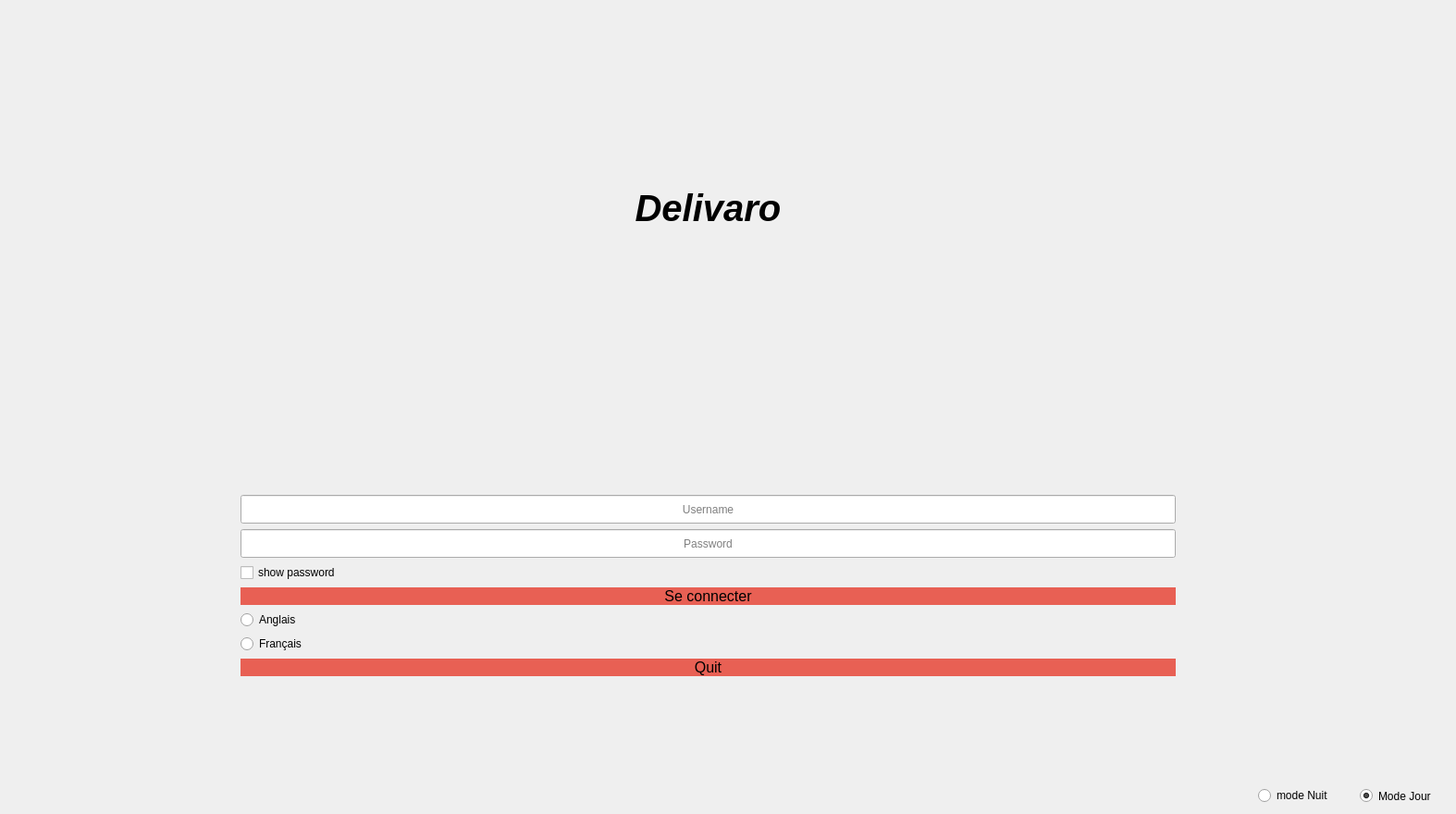
      <widget class="QWidget" name="authentification">
       <widget class="QWidget" name="layoutWidget_11">
        <property name="geometry">
         <rect>
          <x>260</x>
          <y>-80</y>
          <width>1011</width>
          <height>811</height>
         </rect>
        </property>
        <layout class="QVBoxLayout" name="verticalLayout_28">
         <item>
          <widget class="QLabel" name="titre">
           <property name="font">
            <font>
             <pointsize>30</pointsize>
             <weight>75</weight>
             <italic>true</italic>
             <bold>true</bold>
             <underline>false</underline>
            </font>
           </property>
           <property name="contextMenuPolicy">
            <enum>Qt::NoContextMenu</enum>
           </property>
           <property name="text">
            <string>Delivaro</string>
           </property>
           <property name="textFormat">
            <enum>Qt::PlainText</enum>
           </property>
           <property name="scaledContents">
            <bool>false</bool>
           </property>
           <property name="alignment">
            <set>Qt::AlignCenter</set>
           </property>
          </widget>
         </item>
         <item>
          <layout class="QVBoxLayout" name="verticalLayout_29">
           <item>
            <widget class="QLineEdit" name="lineEdit_login">
             <property name="maximumSize">
              <size>
               <width>16777215</width>
               <height>31</height>
              </size>
             </property>
             <property name="autoFillBackground">
              <bool>false</bool>
             </property>
             <property name="alignment">
              <set>Qt::AlignCenter</set>
             </property>
             <property name="placeholderText">
              <string>Username</string>
             </property>
            </widget>
           </item>
           <item>
            <widget class="QLineEdit" name="lineEdit_password">
             <property name="maximumSize">
              <size>
               <width>16777215</width>
               <height>31</height>
              </size>
             </property>
             <property name="inputMethodHints">
              <set>Qt::ImhHiddenText|Qt::ImhNoAutoUppercase|Qt::ImhNoPredictiveText|Qt::ImhSensitiveData</set>
             </property>
             <property name="inputMask">
              <string/>
             </property>
             <property name="text">
              <string/>
             </property>
             <property name="echoMode">
              <enum>QLineEdit::Password</enum>
             </property>
             <property name="alignment">
              <set>Qt::AlignCenter</set>
             </property>
             <property name="placeholderText">
              <string>Password</string>
             </property>
            </widget>
           </item>
           <item>
            <widget class="QCheckBox" name="passwordcheck">
             <property name="text">
              <string>show password</string>
             </property>
             <property name="icon">
              <iconset>
               <normaloff>../showpasswordicon.png</normaloff>../showpasswordicon.png</iconset>
             </property>
            </widget>
           </item>
          </layout>
         </item>
         <item>
          <layout class="QVBoxLayout" name="verticalLayout_30">
           <item>
            <widget class="QPushButton" name="login">
             <property name="styleSheet">
              <string notr="true">QPushButton {
 background-color:#e86054;  /* Green */ 
  border: none;
 /* color: gray; 
  padding: 15px 32px;*/
  text-align: center;
  font-size: 16px;
	border:9px;
}</string>
             </property>
             <property name="text">
              <string>Se connecter</string>
             </property>
            </widget>
           </item>
           <item>
            <widget class="QRadioButton" name="radioButton_anglais">
             <property name="text">
              <string>Anglais</string>
             </property>
            </widget>
           </item>
           <item>
            <widget class="QRadioButton" name="radioButton_francais">
             <property name="text">
              <string>Français</string>
             </property>
            </widget>
           </item>
           <item>
            <widget class="QPushButton" name="quit">
             <property name="styleSheet">
              <string notr="true">QPushButton {
 background-color:#e86054;  /* Green */ 
  border: none;
 /* color: gray; 
  padding: 15px 32px;*/
  text-align: center;
  font-size: 16px;
	border:9px;
}</string>
             </property>
             <property name="text">
              <string>Quit</string>
             </property>
            </widget>
           </item>
          </layout>
         </item>
        </layout>
       </widget>
       <widget class="QRadioButton" name="radioButton_modeNuit">
        <property name="geometry">
         <rect>
          <x>1360</x>
          <y>850</y>
          <width>95</width>
          <height>20</height>
         </rect>
        </property>
        <property name="text">
         <string>mode Nuit</string>
        </property>
       </widget>
       <widget class="QRadioButton" name="radioButton_modeJour">
        <property name="geometry">
         <rect>
          <x>1470</x>
          <y>850</y>
          <width>95</width>
          <height>21</height>
         </rect>
        </property>
        <property name="text">
         <string>Mode Jour</string>
        </property>
        <property name="checked">
         <bool>true</bool>
        </property>
       </widget>
      </widget>
